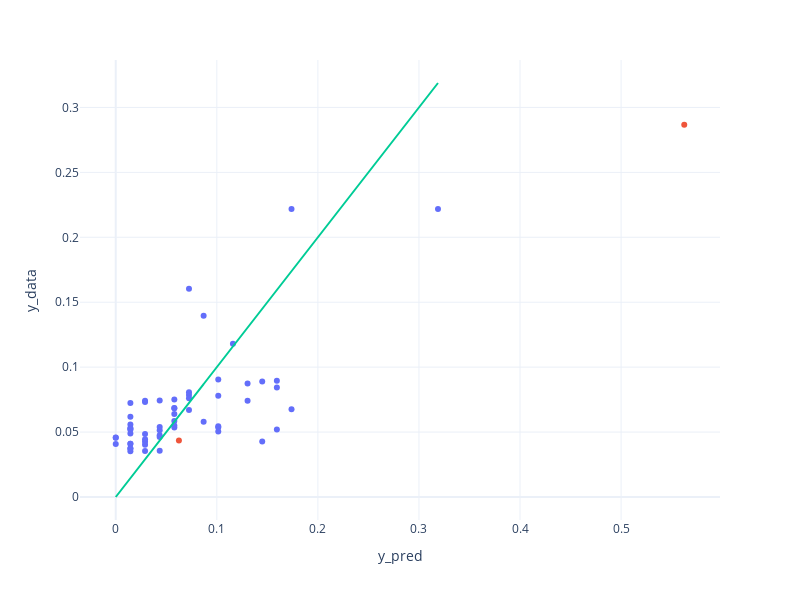

The code cell stored with this chart in its notebook:
### Markdown cell above
## Visualize Parity Plot

### Code cell
# GET DATA
# GENERATE PLOTLY FIGURE

fig = px.scatter(x=trainY,y=train_predict,height=600,width=800)
fig.add_scatter(x=testY,y=test_predict,mode="markers")
fig.add_scatter(x=trainY,y=trainY, mode='lines')

fig.update_layout(
    xaxis_title="y_pred",
    yaxis_title="y_data",
    template="plotly_white",
    showlegend=False
)

fig.show()
